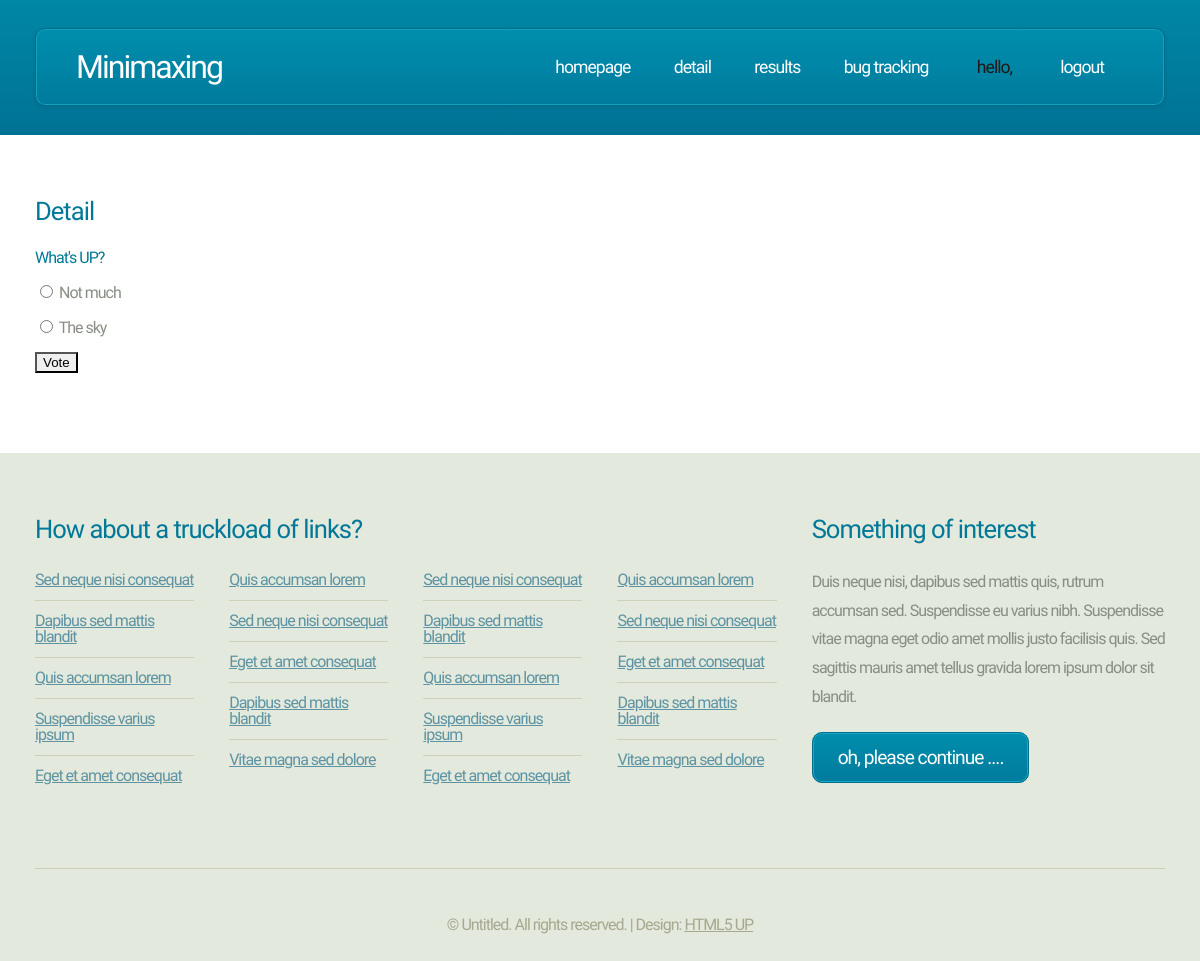
/main/1/ (signed in), run on the app's committed database.
### main/models.py (models this page shows, shortened)
class Question(models.Model):
    question_text = models.CharField(max_length=200)
    pub_date = models.DateTimeField('date published')

class Choice(models.Model):
    question = models.ForeignKey(Question, on_delete=models.CASCADE)
    choice_text = models.CharField(max_length=200)
    votes = models.IntegerField(default=0)

### main/views.py (the view)
# urls.py: path('<int:pk>/', views.DetailView.as_view(), name='detail'),
class DetailView(generic.DetailView):
    model = Question
    template_name = 'main/detail.html'

### main/templates/main/detail.html (shortened to what this page needs)
{% load static %}
<!DOCTYPE HTML>
<html>
	<head>
		<link rel="stylesheet" href="{% static '\main\assets\css\main.css' %}">
	</head>
	<body>
		<div id="page-wrapper">
				<div id="header-wrapper">
					<div class="container">
						<div class="row">
							<div class="col-12">
								<header id="header">
									<h1><a href="\main\" id="logo">Minimaxing</a></h1>
									<nav id="nav">
										<a href="\main\">Homepage</a>
  								<a href="{% url 'main:detail' question.id %}">Detail</a>
  								<a href="{% url 'main:results' question.id %}">Results</a>
										<a href="\main\bugtracker\">Bug Tracking</a>
																				{% if user.is_authenticated %}
										<b>Hello, {{user.first_name}}</b>
										<a href="\accounts\logout\">Logout</a>
										{% else %}
										<a href="\accounts\login\">Login</a>
										<a href="\accounts\register\">Register</a>
										{% endif %}
									</nav>
								</header>
							</div>
						</div>
					</div>
				</div>
			{% if user.is_authenticated %}
				<div id="main">
					<div class="container">
						<div class="row main-row">
							<div class="col-12">
								<section>
									<h2>Detail</h2>
<h1>{{ question.question_text }}</h1>
<br>
<form action="{% url 'main:vote' question.id %}" method="post">
  {% csrf_token %} {% for choice in question.choice_set.all %}
  <input
    type="radio"
    name="choice"
    id="choice{{ forloop.counter }}"
    value="{{ choice.id }}"
  >
  <label for="choice{{ forloop.counter }}">{{ choice.choice_text }} </label
  ><br><br>
  {% endfor %}
  <input type="submit" value="Vote">
</form>
								<br>
								</section>
							</div>
						</div>
					</div>
				</div>
				<div id="footer-wrapper">
					<div class="container">
						<div class="row">
							<div class="col-8 col-12-medium">
								<section>
									<h2>How about a truckload of links?</h2>
									<div>
										<div class="row">
											<div class="col-3 col-6-medium col-12-small">
												<ul class="link-list">
													<li><a href="#">Sed neque nisi consequat</a></li>
													<li><a href="#">Dapibus sed mattis blandit</a></li>
													<li><a href="#">Quis accumsan lorem</a></li>
													<li><a href="#">Suspendisse varius ipsum</a></li>
													<li><a href="#">Eget et amet consequat</a></li>
												</ul>
											</div>
											<div class="col-3 col-6-medium col-12-small">
												<ul class="link-list">
													<li><a href="#">Quis accumsan lorem</a></li>
													<li><a href="#">Sed neque nisi consequat</a></li>
													<li><a href="#">Eget et amet consequat</a></li>
													<li><a href="#">Dapibus sed mattis blandit</a></li>
													<li><a href="#">Vitae magna sed dolore</a></li>
												</ul>
											</div>
											<div class="col-3 col-6-medium col-12-small">
												<ul class="link-list">
													<li><a href="#">Sed neque nisi consequat</a></li>
													<li><a href="#">Dapibus sed mattis blandit</a></li>
													<li><a href="#">Quis accumsan lorem</a></li>
													<li><a href="#">Suspendisse varius ipsum</a></li>
													<li><a href="#">Eget et amet consequat</a></li>
												</ul>
											</div>
											<div class="col-3 col-6-medium col-12-small">
												<ul class="link-list">
													<li><a href="#">Quis accumsan lorem</a></li>
													<li><a href="#">Sed neque nisi consequat</a></li>
													<li><a href="#">Eget et amet consequat</a></li>
													<li><a href="#">Dapibus sed mattis blandit</a></li>
													<li><a href="#">Vitae magna sed dolore</a></li>
												</ul>
											</div>
										</div>
									</div>
								</section>
							</div>
							<div class="col-4 col-12-medium">
								<section>
									<h2>Something of interest</h2>
									<p>Duis neque nisi, dapibus sed mattis quis, rutrum accumsan sed.
									Suspendisse eu varius nibh. Suspendisse vitae magna eget odio amet
									mollis justo facilisis quis. Sed sagittis mauris amet tellus gravida
									lorem ipsum dolor sit blandit.</p>
									<footer class="controls">
										<a href="#" class="button">Oh, please continue ....</a>
									</footer>
								</section>
							</div>
						</div>
						<div class="row">
							<div class="col-12">
								<div id="copyright">
									&copy; Untitled. All rights reserved. | Design: <a href="http://html5up.net">HTML5 UP</a>
								</div>
							</div>
						</div>
					</div>
				</div>
		</div>
										{%else%}
        <h2>Please
								<a href="\accounts\login\">Login</a>&nbsp;Or&nbsp;
							<a href="\accounts\register\">Register</a></h2>
       {%endif%}
	</body>
</html>

### data on the page
Question: question_text "What's UP?"
Choice: choice_text "Not much"
Choice: choice_text "The sky"
